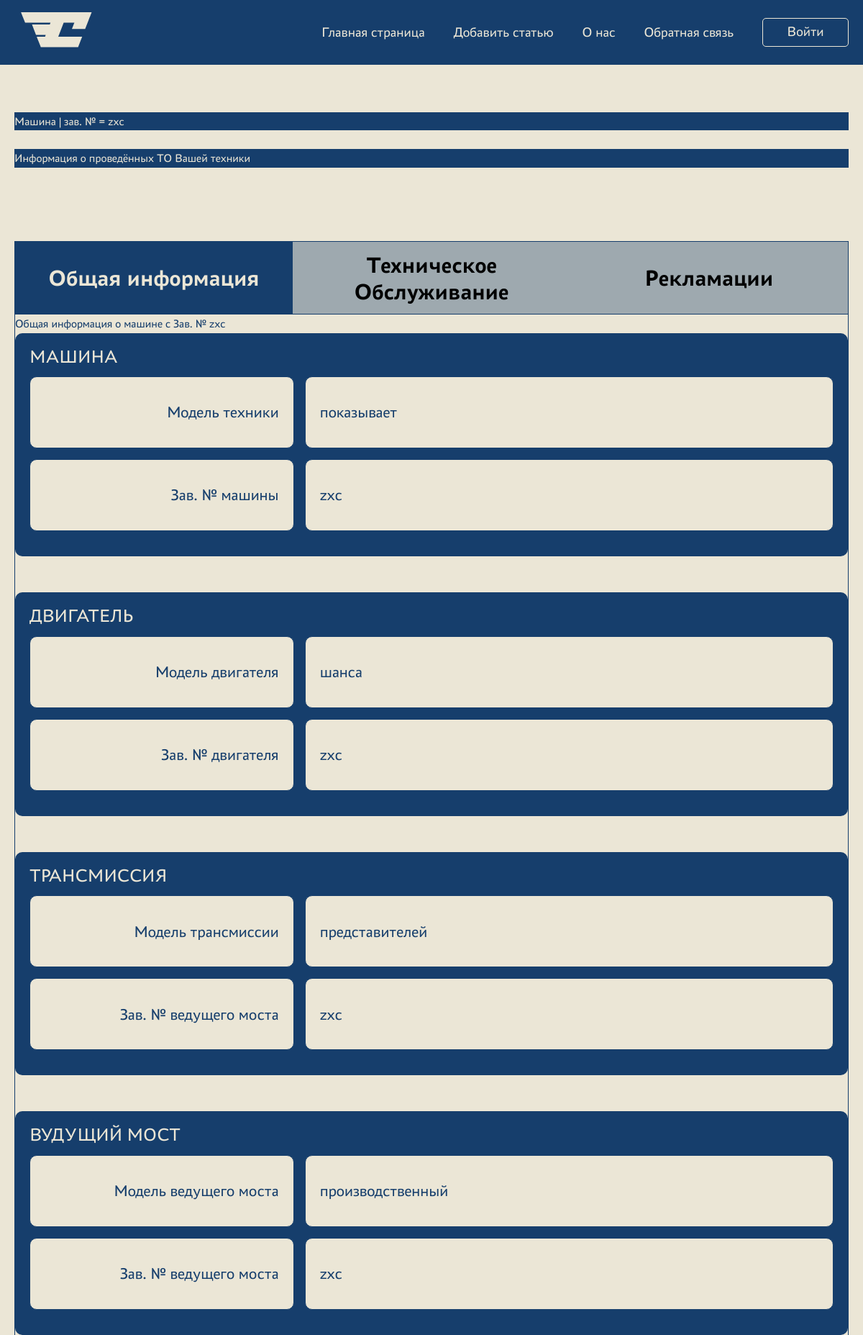
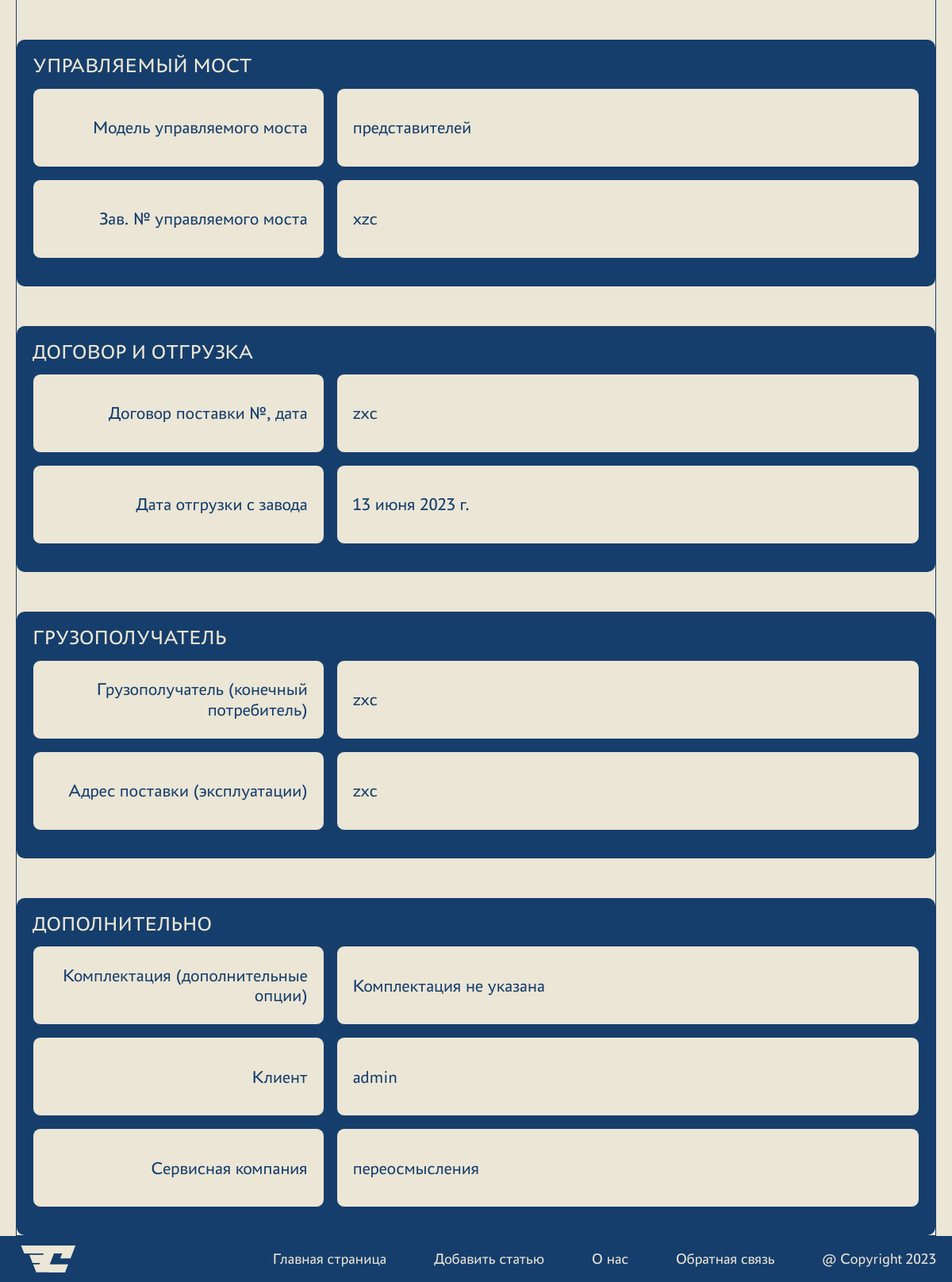
Page /machine/1/ on the committed database (2 pictures, top to bottom).
### crm_app/models.py (models this page shows, shortened)
class Machine(models.Model):
    modelMachine = models.ForeignKey(
        'ModelMachine', on_delete=models.CASCADE, related_name='modelMachines', verbose_name='Модель техники')
    serialNumber = models.CharField(max_length=255, verbose_name='Зав. № машины')
    modelEngine = models.ForeignKey(
        'ModelEngine', on_delete=models.CASCADE, related_name='modelEngines', verbose_name='Модель двигателя')
    serialNumberEngine = models.CharField(max_length=255, verbose_name='Зав. № двигателя')
    modelTransmission = models.ForeignKey(
        'ModelTransmission', on_delete=models.CASCADE, related_name='modelTransmissions', verbose_name='Модель трансмиссии')
    serialTransmission = models.CharField(max_length=255, verbose_name='Зав. № трансмиссии')
    modelDriveAxle = models.ForeignKey(
        'ModelDriveAxle', on_delete=models.CASCADE, related_name='modelDriveAxles', verbose_name='Модель ведущего моста')
    serialDriveAxle = models.CharField(max_length=255, verbose_name='Зав. № ведущего моста')
    modelSteeringAxle = models.ForeignKey(
        'ModelSteeringAxle', on_delete=models.CASCADE, related_name='modelSteeringAxles', verbose_name='Модель управляемого моста')
    serialSteeringAxle = models.CharField(max_length=255, verbose_name='Зав. № управляемого моста')
    deliveryContract = models.CharField(max_length=255, verbose_name='Договор поставки №, дата')
    shipmentDate = models.DateField(verbose_name='Дата отгрузки с завода')
    consignee = models.CharField(max_length=255, verbose_name='Грузополучатель (конечный потребитель)')
    deliveryAddress = models.CharField(max_length=255, verbose_name='Адрес поставки (эксплуатации)')
    additionalOptions = models.TextField(
        default='Комплектация не указана', verbose_name='Комплектация (дополнительные опции)')
    client = models.ForeignKey(
        User, on_delete=models.CASCADE, related_name='clients', verbose_name='Клиент')
    serviceCompany = models.ForeignKey(
        'ServiceCompany', on_delete=models.CASCADE, verbose_name='Сервисная компания')
    class Meta:
        verbose_name = 'Машина'
        verbose_name_plural = 'МАШИНЫ'

class ModelMachine(models.Model):
    name = models.CharField(max_length=255, verbose_name='Модель')
    description = models.TextField(verbose_name='Описание')
    class Meta:
        verbose_name = 'Модель техники'
        verbose_name_plural = '_СПРАВОЧНИК_Модели техники'
    def __str__(self):
        return self.name

class ModelEngine(models.Model):
    name = models.CharField(max_length=255, verbose_name='Модель')
    description = models.TextField(verbose_name='Описание')
    class Meta:
        verbose_name = 'Модель двигателя'
        verbose_name_plural = '_СПРАВОЧНИК_Модели двигателя'
    def __str__(self):
        return self.name

class ModelTransmission(models.Model):
    name = models.CharField(max_length=255, verbose_name='Модель')
    description = models.TextField(verbose_name='Описание')
    class Meta:
        verbose_name = 'Модель трансмиссии'
        verbose_name_plural = '_СПРАВОЧНИК_Модели трансмиссии'
    def __str__(self):
        return self.name

class ModelDriveAxle(models.Model):
    name = models.CharField(max_length=255, verbose_name='Модель')
    description = models.TextField(verbose_name='Описание')
    class Meta:
        verbose_name = 'Модель ведущего моста'
        verbose_name_plural = '_СПРАВОЧНИК_Модели ведущего моста'
    def __str__(self):
        return self.name

class ModelSteeringAxle(models.Model):
    name = models.CharField(max_length=255, verbose_name='Модель')
    description = models.TextField(verbose_name='Описание')
    class Meta:
        verbose_name = 'Модель управляемого моста'
        verbose_name_plural = '_СПРАВОЧНИК_Модели управляемого моста'
    def __str__(self):
        return self.name

class ServiceCompany(models.Model):
    name = models.CharField(max_length=255, verbose_name='Название')
    description = models.TextField(verbose_name='Описание')
    class Meta:
        verbose_name = 'Сервисная компания'
        verbose_name_plural = '_СПРАВОЧНИК_Сервисные компании'
    def __str__(self):
        return self.name

### crm_app/views.py (the view)
# urls.py: path('machine/<int:machine_id>/', show_machine, name='machine'),
def show_machine(request, machine_id):
    machine = get_object_or_404(Machine, pk=machine_id)
    maintenance = Maintenance.objects.filter(machine_id=machine_id)
    claims = Claims.objects.filter(machine_id=machine_id)
    context = {
        'machine': machine,
        'maintenance': maintenance,
        'claims': claims,
        'machine_table_titles': machine_table_titles,
        'menu': menu,
        'title': f"Машина | зав. № = {machine.serialNumber}"
    }
    return render(request, 'crm_app/machine.html', context=context)

### crm_app/templates/crm_app/machine.html (shortened to what this page needs)
{% extends 'crm_app/base.html' %}
{% block content %}
<div class="container">
  <h1>{{ title }}</h1>
  <br />
  <h1>Информация о проведённых ТО Вашей техники</h1>
  <br />
  <br />
  <br />
  <br />
  <div class="tab head">
    <button
      class="tablinks"
      onclick="openTable(event, 'General_Info')"
      id="defaultOpen"
    >
      Общая информация
    </button>
    <button class="tablinks" onclick="openTable(event, 'Maintenance')">
      Техническое Обслуживание
    </button>
    <button class="tablinks" onclick="openTable(event, 'Claims')">
      Рекламации
    </button>
  </div>
  <div id="General_Info" class="tabcontent">
    <h3>
      Общая информация о машине с Зав. №
      <span>{{ machine.serialNumber}}</span>
    </h3>
    <div class="search">
      <div class="search__set">
        <div class="search__set-title">МАШИНА</div>
        <div class="search__grid">
          <div class="search__col col-left">Модель техники</div>
          <div class="search__col col-right">{{ machine.modelMachine }}</div>
        </div>
        <div class="search__grid">
          <div class="search__col col-left">Зав. № машины</div>
          <div class="search__col col-right">{{ machine.serialNumber }}</div>
        </div>
      </div>
      <div class="search__set">
        <div class="search__set-title">ДВИГАТЕЛЬ</div>
        <div class="search__grid">
          <div class="search__col col-left">Модель двигателя</div>
          <div class="search__col col-right">{{ machine.modelEngine }}</div>
        </div>
        <div class="search__grid">
          <div class="search__col col-left">Зав. № двигателя</div>
          <div class="search__col col-right">
            {{ machine.serialNumberEngine }}
          </div>
        </div>
      </div>
      <div class="search__set">
        <div class="search__set-title">ТРАНСМИССИЯ</div>
        <div class="search__grid">
          <div class="search__col col-left">Модель трансмиссии</div>
          <div class="search__col col-right">
            {{ machine.modelTransmission }}
          </div>
        </div>
        <div class="search__grid">
          <div class="search__col col-left">Зав. № ведущего моста</div>
          <div class="search__col col-right">
            {{ machine.serialTransmission }}
          </div>
        </div>
      </div>
      <div class="search__set">
        <div class="search__set-title">ВУДУЩИЙ МОСТ</div>
        <div class="search__grid">
          <div class="search__col col-left">Модель ведущего моста</div>
          <div class="search__col col-right">{{ machine.modelDriveAxle }}</div>
        </div>
        <div class="search__grid">
          <div class="search__col col-left">Зав. № ведущего моста</div>
          <div class="search__col col-right">{{ machine.serialDriveAxle }}</div>
        </div>
      </div>
      <div class="search__set">
        <div class="search__set-title">УПРАВЛЯЕМЫЙ МОСТ</div>
        <div class="search__grid">
          <div class="search__col col-left">Модель управляемого моста</div>
          <div class="search__col col-right">
            {{ machine.modelSteeringAxle }}
          </div>
        </div>
        <div class="search__grid">
          <div class="search__col col-left">Зав. № управляемого моста</div>
          <div class="search__col col-right">
            {{ machine.serialSteeringAxle }}
          </div>
        </div>
      </div>
      <div class="search__set">
        <div class="search__set-title">ДОГОВОР И ОТГРУЗКА</div>
        <div class="search__grid">
          <div class="search__col col-left">Договор поставки №, дата</div>
          <div class="search__col col-right">
            {{ machine.deliveryContract }}
          </div>
        </div>
        <div class="search__grid">
          <div class="search__col col-left">Дата отгрузки с завода</div>
          <div class="search__col col-right">{{ machine.shipmentDate }}</div>
        </div>
      </div>
      <div class="search__set">
        <div class="search__set-title">ГРУЗОПОЛУЧАТЕЛЬ</div>
        <div class="search__grid">
          <div class="search__col col-left">
            Грузополучатель (конечный потребитель)
          </div>
          <div class="search__col col-right">{{ machine.consignee }}</div>
        </div>
        <div class="search__grid">
          <div class="search__col col-left">Адрес поставки (эксплуатации)</div>
          <div class="search__col col-right">{{ machine.deliveryAddress }}</div>
        </div>
      </div>
      <div class="search__set">
        <div class="search__set-title">ДОПОЛНИТЕЛЬНО</div>
        <div class="search__grid">
          <div class="search__col col-left">
            Комплектация (дополнительные опции)
          </div>
          <div class="search__col col-right">
            {{ machine.additionalOptions }}
          </div>
        </div>
        <div class="search__grid">
          <div class="search__col col-left">Клиент</div>
          <div class="search__col col-right">{{ machine.client }}</div>
        </div>
        <div class="search__grid">
          <div class="search__col col-left">Сервисная компания</div>
          <div class="search__col col-right">{{ machine.serviceCompany }}</div>
        </div>
      </div>
    </div>
  </div>
</div>
{% endblock content %}

### crm_app/templates/crm_app/base.html (shortened to what this page needs)
<!DOCTYPE html>
<html lang="en">
  <head>
    {% load static %}
    <link
      type="text/css"
      rel="stylesheet"
      href="{% static 'crm_app/css/styles.css' %}"
    />
    <link
      type="text/css"
      rel="stylesheet"
      href="{% static 'members/css/styles.css' %}"
    />
  </head>
  <body>
    <div class="wrapper">
      <div class="header">
        <div class="header__top header__top--open">
          <div class="container">
            <div class="header__inner">
              <a class="header__logo" href="{% url 'about' %}">
              </a>
              <ul class="header__menu-list">
                {% block mainmenu %} {% for m in menu %}
                <li class="header__menu-item">
                  <a href="{% url m.url_name %}">{{m.title}}</a>
                </li>
                {% endfor %} {% if request.user.is_authenticated %}
                <li class="header__menu-user">{{ request.user }} |</li>
                <li class="header__menu-item">
                  <a href="{% url 'logout' %}">Выйти</a>
                </li>
                {% else %}
                <li class="header__menu-item">
                  <a href="{% url 'login' %}">Войти</a>
                </li>
                {% endif %} {% endblock mainmenu %}
              </ul>
            </div>
          </div>
        </div>
      </div>
      <br />
      <div class="container">
        <div class="message">
        </div>
      </div>
      <main>{% block content %} {% endblock content %}</main>
      <div class="footer">
        <div class="container">
          <div class="footer__inner">
            <a class="footer__logo" href="{% url 'about' %}">
            </a>
            <ul class="footer__menu-list">
              {% for m in menu %}
              <li class="footer__menu-item">
                <a href="{% url m.url_name %}">{{m.title}}</a>
              </li>
              {% endfor %}
              <li class="footer__menu-item">@ Copyright 2023</li>
            </ul>
          </div>
        </div>
      </div>
    </div>
  </body>
</html>

### crm_app/static/crm_app/css/styles.css (style rules this page uses)
html, body { font-family: Astra, sans-serif; font-size: 1rem; color: #163e6c; background: #ebe6d6; line-height: 160%; }
main { min-height: 86vh; }
.wrapper { width: 100%; display: flex; flex-direction: column; overflow: hidden; }
.container { max-width: 1960px; margin: 0px auto; padding: 0px 20px; height: auto; }
.message { font-size: 1.8rem; font-style: italic; color: #ee0202; text-align: center; opacity: 0.8; padding: 10px; margin-top: 20px; line-height: 160%; text-shadow: 0px 4px 3px #d8161692, 0px 8px 13px #d1060695, 0px 18px 23px #d8161646; }
h1 { color: #ebe6d6; background: #163e6c; }
.header { background: #163e6c; color: #ebe6d6; }
.header__inner { display: flex; justify-content: space-between; align-items: center; }
.header__menu-list { display: flex; color: #ebe6d6; font-size: 1.5rem; align-items: center; }
.header__menu-item { margin-right: 20px; position: relative; margin-left: 40px; }
.header__menu-item:last-child { margin-right: 0; text-align: center; padding: 5px 0; width: 120px; height: 40px; border: 1px solid #ebe6d6; border-radius: 5px; }
.footer { background: #163e6c; color: #ebe6d6; }
.footer__inner { display: flex; justify-content: space-between; align-items: center; }
.footer__logo > svg { width: 70%; height: 70%; display: flex; align-content: center; }
.footer__menu-list { display: flex; color: #ebe6d6; font-size: 1.2rem; align-items: center; }
.footer__menu-item { margin-right: 20px; position: relative; margin-left: 40px; }
.footer__menu-item:last-child { margin-right: 0; text-align: right; }
.search__set { background: #163e6c; margin-bottom: 50px; padding: 20px; border-radius: 10px; }
.search__set:last-child { margin-bottom: 0; }
.search__grid { display: grid; grid-template-columns: 1fr 2fr; background: #163e6c; gap: 15px; }
.search__set-title { color: #ebe6d6; font-size: 2rem; margin-bottom: 15px; }
.search__col { background-color: #ebe6d6; min-height: 100px; font-size: 1.8rem; padding: 20px; border: 1px solid #163e6c; border-radius: 10px; margin-bottom: 15px; }
.col-left { text-align: right; display: flex; align-items: center; justify-content: end; }
.col-right { text-align: left; display: flex; align-items: center; justify-content: start; }
.tab { overflow: hidden; border: 1px solid #163e6c; background-color: rgba(22, 61, 106, 0.2); width: 100%; }
.tab button { width: 33.33%; height: 100px; font-size: 2rem; font-weight: bold; background-color: inherit; float: left; border: none; outline: none; cursor: pointer; padding: 14px 16px; transition: 0.3s; }
.tab button.active { background-color: #163e6c; color: #ebe6d6; }
.tabcontent { display: none; border: 1px solid #163e6c; border-top: none; }
@media (max-width: 1520px) { .search__set-title { font-size: 1.8rem; } }
@media (max-width: 1520px) { .search__col { font-size: 1.6rem; } }
@media (max-width: 1280px) { .search__set-title { font-size: 1.6rem; } }
@media (max-width: 1280px) { .search__col { font-size: 1.4rem; } }
@media (max-width: 1260px) { .header__menu-list { font-size: 1.2rem; } }
@media (max-width: 1260px) { .header__menu-item { margin-right: 20px; margin-left: 20px; } }

### rows in the picture
Machine: serialNumber "zxc", modelMachine "показывает", modelEngine "шанса", serialNumberEngine "zxc", modelTransmission "представителей", serialTransmission "zxc", modelDriveAxle "производственный", serialDriveAxle "zxc", modelSteeringAxle "представителей", serialSteeringAxle "xzc", deliveryContract "zxc", shipmentDate "13 июня 2023 г.", consignee "zxc", deliveryAddress "zxc", additionalOptions "Комплектация не указана", client "admin", serviceCompany "переосмысления"

### other values in the picture
{{ m.title }} "Главная страница" "Добавить статью" "О нас" "Обратная связь"
{{ title }} "Машина | зав. № = zxc"
